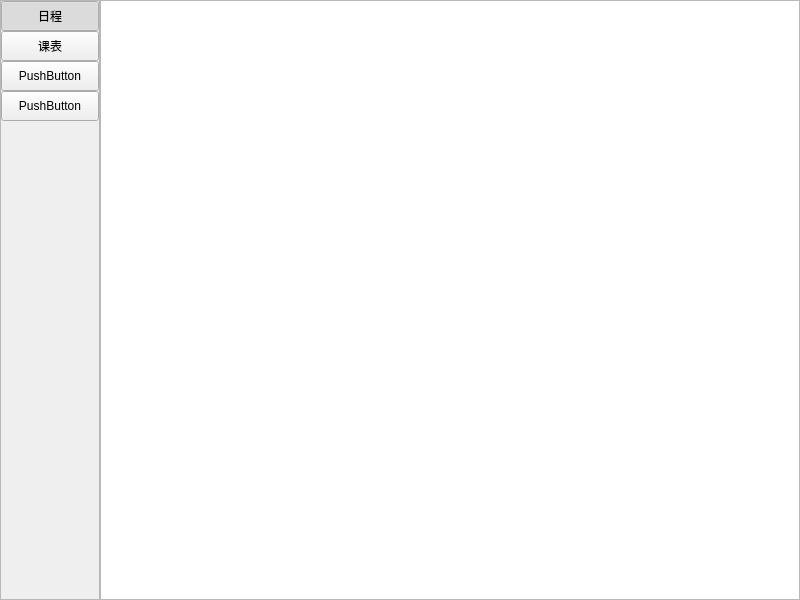
<?xml version="1.0" encoding="UTF-8"?>
<ui version="4.0">
 <class>MianWidget</class>
 <widget class="QWidget" name="MianWidget">
  <property name="geometry">
   <rect>
    <x>0</x>
    <y>0</y>
    <width>800</width>
    <height>600</height>
   </rect>
  </property>
  <property name="windowTitle">
   <string>一身轻</string>
  </property>
  <layout class="QHBoxLayout" name="horizontalLayout">
   <property name="spacing">
    <number>0</number>
   </property>
   <property name="leftMargin">
    <number>0</number>
   </property>
   <property name="topMargin">
    <number>0</number>
   </property>
   <property name="rightMargin">
    <number>0</number>
   </property>
   <property name="bottomMargin">
    <number>0</number>
   </property>
   <item>
    <widget class="QFrame" name="frame">
     <property name="minimumSize">
      <size>
       <width>100</width>
       <height>400</height>
      </size>
     </property>
     <property name="frameShape">
      <enum>QFrame::StyledPanel</enum>
     </property>
     <property name="frameShadow">
      <enum>QFrame::Raised</enum>
     </property>
     <layout class="QVBoxLayout" name="verticalLayout">
      <property name="spacing">
       <number>0</number>
      </property>
      <property name="leftMargin">
       <number>0</number>
      </property>
      <property name="topMargin">
       <number>0</number>
      </property>
      <property name="rightMargin">
       <number>0</number>
      </property>
      <property name="bottomMargin">
       <number>0</number>
      </property>
      <item>
       <widget class="QPushButton" name="pushButton">
        <property name="minimumSize">
         <size>
          <width>50</width>
          <height>30</height>
         </size>
        </property>
        <property name="text">
         <string>日程</string>
        </property>
        <property name="checkable">
         <bool>true</bool>
        </property>
        <property name="checked">
         <bool>true</bool>
        </property>
        <property name="autoExclusive">
         <bool>true</bool>
        </property>
        <property name="autoDefault">
         <bool>false</bool>
        </property>
       </widget>
      </item>
      <item>
       <widget class="QPushButton" name="pushButton_3">
        <property name="minimumSize">
         <size>
          <width>50</width>
          <height>30</height>
         </size>
        </property>
        <property name="text">
         <string>课表</string>
        </property>
        <property name="checkable">
         <bool>true</bool>
        </property>
        <property name="checked">
         <bool>false</bool>
        </property>
        <property name="autoExclusive">
         <bool>true</bool>
        </property>
        <property name="autoDefault">
         <bool>false</bool>
        </property>
       </widget>
      </item>
      <item>
       <widget class="QPushButton" name="pushButton_4">
        <property name="minimumSize">
         <size>
          <width>50</width>
          <height>30</height>
         </size>
        </property>
        <property name="text">
         <string>PushButton</string>
        </property>
        <property name="checkable">
         <bool>true</bool>
        </property>
        <property name="checked">
         <bool>false</bool>
        </property>
        <property name="autoExclusive">
         <bool>true</bool>
        </property>
        <property name="autoDefault">
         <bool>false</bool>
        </property>
       </widget>
      </item>
      <item>
       <widget class="QPushButton" name="pushButton_5">
        <property name="minimumSize">
         <size>
          <width>50</width>
          <height>30</height>
         </size>
        </property>
        <property name="text">
         <string>PushButton</string>
        </property>
        <property name="checkable">
         <bool>true</bool>
        </property>
        <property name="checked">
         <bool>false</bool>
        </property>
        <property name="autoExclusive">
         <bool>true</bool>
        </property>
        <property name="autoDefault">
         <bool>false</bool>
        </property>
       </widget>
      </item>
      <item>
       <spacer name="verticalSpacer">
        <property name="orientation">
         <enum>Qt::Vertical</enum>
        </property>
        <property name="sizeHint" stdset="0">
         <size>
          <width>20</width>
          <height>40</height>
         </size>
        </property>
       </spacer>
      </item>
     </layout>
    </widget>
   </item>
   <item>
    <widget class="QStackedWidget" name="stackedWidget">
     <property name="minimumSize">
      <size>
       <width>200</width>
       <height>0</height>
      </size>
     </property>
     <widget class="QWidget" name="page">
      <layout class="QGridLayout" name="gridLayout">
       <property name="leftMargin">
        <number>0</number>
       </property>
       <property name="topMargin">
        <number>0</number>
       </property>
       <property name="rightMargin">
        <number>0</number>
       </property>
       <property name="bottomMargin">
        <number>0</number>
       </property>
       <property name="spacing">
        <number>0</number>
       </property>
       <item row="0" column="0">
        <widget class="QTableWidget" name="tableWidget"/>
       </item>
      </layout>
     </widget>
     <widget class="QWidget" name="page_2">
      <layout class="QGridLayout" name="gridLayout_2">
       <property name="leftMargin">
        <number>0</number>
       </property>
       <property name="topMargin">
        <number>0</number>
       </property>
       <property name="rightMargin">
        <number>0</number>
       </property>
       <property name="bottomMargin">
        <number>0</number>
       </property>
       <property name="spacing">
        <number>0</number>
       </property>
       <item row="0" column="0">
        <widget class="QTableWidget" name="tableWidget_2"/>
       </item>
      </layout>
     </widget>
    </widget>
   </item>
  </layout>
 </widget>
 <resources/>
 <connections/>
</ui>
